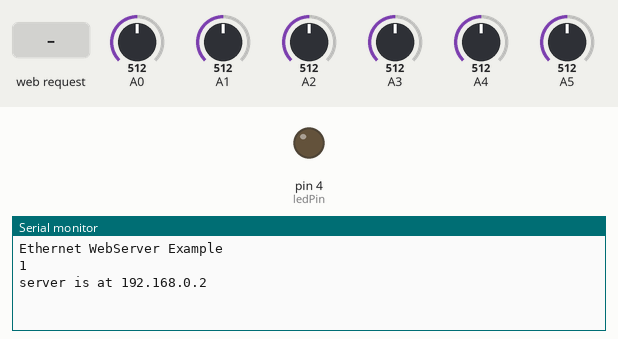
This sketch was run on a simulated Arduino Uno, built with avr-gcc and run on an emulated ATmega328P. On the bench: output pins drawn as LEDs (lit = HIGH), the last lines printed to the serial monitor. Inputs (shaded band) come from the test bench; at power-on: A0 = 512, A1 = 512, A2 = 512, A3 = 512, A4 = 512, A5 = 512. WiFi joins after 1.5 s; servers stay silent unless stated.

Above: at 1.2 s.
1.3 s: HTTP request GET /on received
At 2.5 s:
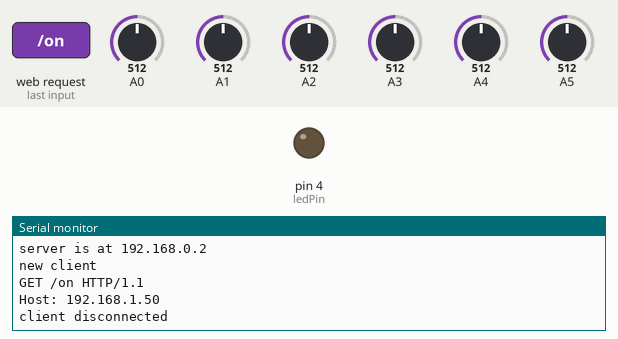
2.8 s: HTTP request GET /off received
At 4.0 s:
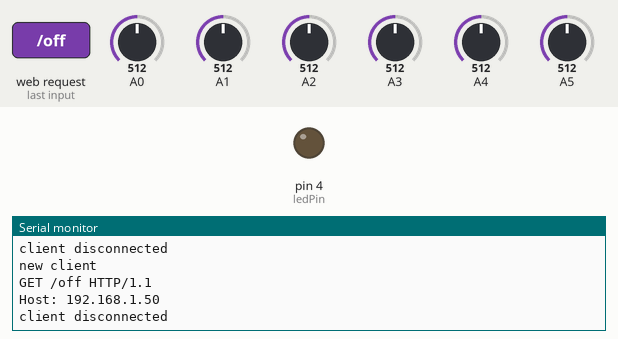

Measured:
- after the input at 1.3 s, the serial monitor: prints a new line at once (image 1)
- after the input at 2.8 s, the serial monitor: prints a new line at once (image 2)

The sketch:

try100.ino
```cpp
#include <SPI.h>
#include <Ethernet.h>

// Enter a MAC address and IP address for your controller below.
// The IP address will be dependent on your local network:
byte mac[] = {0xDE, 0xAD, 0xBE, 0xEF, 0xFE, 0xED};

IPAddress ip(192, 168, 0, 2);

// Initialize the Ethernet server library
// with the IP address and port you want to use
// (port 80 is default for HTTP):
EthernetServer server(80);

int ledPin = 4;
String readString;
void setup() {

pinMode(ledPin, OUTPUT);


 //pinMode(2, INPUT);
//digitalWrite(4, HIGH);
 // You can use Ethernet.init(pin) to configure the CS pin
 Ethernet.init(10);  // Most Arduino shields
 //Ethernet.init(5);   // MKR ETH shield
 //Ethernet.init(0);   // Teensy 2.0
 //Ethernet.init(20);  // Teensy++ 2.0
 //Ethernet.init(15);  // ESP8266 with Adafruit Featherwing Ethernet
 //Ethernet.init(33);  // ESP32 with Adafruit Featherwing Ethernet

 // Open serial communications and wait for port to open:
 Serial.begin(9600);
 while (!Serial) {
   // wait for serial port to connect. Needed for native USB port only
 }
 Serial.println("Ethernet WebServer Example");

 // start the Ethernet connection and the server:
 Ethernet.begin(mac, ip);

 // Check for Ethernet hardware present
 if (Ethernet.hardwareStatus() == EthernetNoHardware) {
   Serial.println("Ethernet shield was not found.  Sorry, can't run without hardware. :(");
   while (true) {
     delay(1); // do nothing, no point running without Ethernet hardware
   }
 }
 Serial.println(Ethernet.linkStatus());
 if (Ethernet.linkStatus() == LinkOFF) {
   Serial.println("Ethernet cable is not connected.");
 }

 // start the server
 server.begin();
 Serial.print("server is at ");
 Serial.println(Ethernet.localIP());
}


void loop() {


 // listen for incoming clients
 EthernetClient client = server.available();
 if (client) {
   Serial.println("new client");
   // an http request ends with a blank line
   bool currentLineIsBlank = true;
   while (client.connected()) {
     if (client.available()) {
       char c = client.read();
       Serial.write(c);
       // if you've gotten to the end of the line (received a newline
       // character) and the line is blank, the http request has ended,
       // so you can send a reply
       if (c == '\n' && currentLineIsBlank) {
         // send a standard http response header
         client.println("HTTP/1.1 200 OK");
         client.println("Content-Type: text/html");
         client.println("Connection: close");  // the connection will be closed after completion of the response
         client.println("Refresh: 15");  // refresh the pageautomatically every 5 sec
         client.println();
         client.println("<!DOCTYPE HTML>");
         client.println("<html>");


      client.println("<head>");
      client.println("<title>Webserver</title>");
      client.println("</head>");
      client.println("<body>");
      client.println("<H1>HTML form GET example</H1>");

          client.println("<FORM ACTION='/' method=get >");

          client.println("Pin 4 'on' or 'off': <INPUT TYPE=TEXT NAME='LED' VALUE='' SIZE='25' MAXLENGTH='50'><BR>");

          client.println("<INPUT TYPE=SUBMIT NAME='submit' VALUE='Change Pin 4!'>");

          client.println("</FORM>");


      client.println("<body style=background-color:grey>");


         // output the value of each analog input pin
         for (int analogChannel = 0; analogChannel < 6; analogChannel++) {
           int sensorReading = analogRead(analogChannel);
           client.print("analog input ");
           client.print(analogChannel);
           client.print(" is ");
           client.print(sensorReading);
           client.println("<br />");
         }
         client.println("</html>");
         break;
       }
       if (c == '\n') {
         // you're starting a new line
         currentLineIsBlank = true;
       } else if (c != '\r') {
         // you've gotten a character on the current line
         currentLineIsBlank = false;
       }
     }
   }
   // give the web browser time to receive the data
   delay(1);
   // close the connection:
   client.stop();
   Serial.println("client disconnected");

   if(readString.indexOf("on") >0)//checks for on
          {
            digitalWrite(4, HIGH);    // set pin 4 high
            Serial.println("Led On");
          }
          if(readString.indexOf("off") >0)//checks for off
          {
            digitalWrite(4, LOW);    // set pin 4 low
            Serial.println("Led Off");
          }
          //clearing string for next read
          readString="";

 }
}
```
